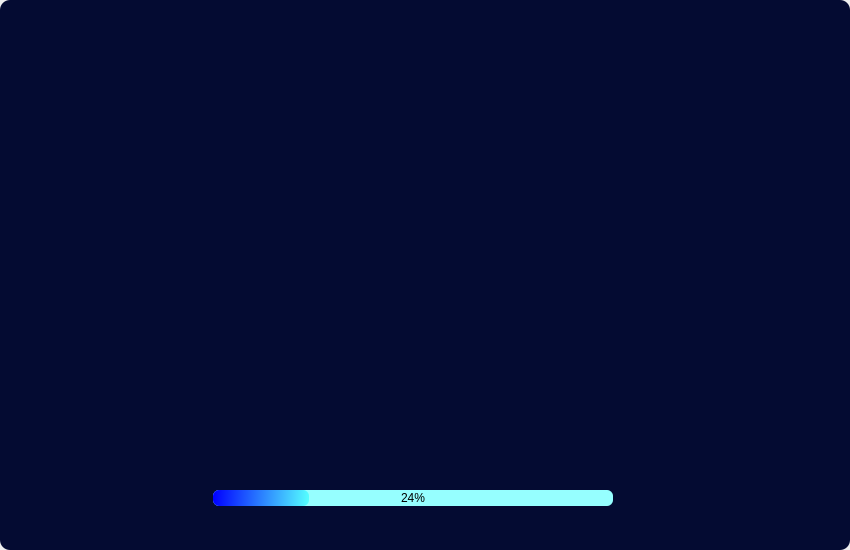
<?xml version="1.0" encoding="UTF-8"?>
<ui version="4.0">
 <class>splashscreen</class>
 <widget class="QMainWindow" name="splashscreen">
  <property name="geometry">
   <rect>
    <x>0</x>
    <y>0</y>
    <width>850</width>
    <height>550</height>
   </rect>
  </property>
  <property name="windowTitle">
   <string>MainWindow</string>
  </property>
  <widget class="QWidget" name="splashmain">
   <widget class="QLabel" name="BG">
    <property name="geometry">
     <rect>
      <x>0</x>
      <y>0</y>
      <width>850</width>
      <height>550</height>
     </rect>
    </property>
    <property name="styleSheet">
     <string notr="true">border-radius: 10px;
background-color: rgb(4, 11, 50);</string>
    </property>
    <property name="text">
     <string/>
    </property>
    <property name="scaledContents">
     <bool>true</bool>
    </property>
   </widget>
   <widget class="QLabel" name="Title">
    <property name="enabled">
     <bool>true</bool>
    </property>
    <property name="geometry">
     <rect>
      <x>0</x>
      <y>20</y>
      <width>850</width>
      <height>150</height>
     </rect>
    </property>
    <property name="styleSheet">
     <string notr="true">image: url(:/source/cooltext429693349130361.png);</string>
    </property>
    <property name="text">
     <string/>
    </property>
    <property name="alignment">
     <set>Qt::AlignCenter</set>
    </property>
   </widget>
   <widget class="QLabel" name="gif">
    <property name="geometry">
     <rect>
      <x>213</x>
      <y>160</y>
      <width>425</width>
      <height>310</height>
     </rect>
    </property>
    <property name="styleSheet">
     <string notr="true">image: url(:/source/ezgif.com-gif-maker.gif);</string>
    </property>
    <property name="frameShape">
     <enum>QFrame::NoFrame</enum>
    </property>
    <property name="text">
     <string/>
    </property>
    <property name="alignment">
     <set>Qt::AlignCenter</set>
    </property>
   </widget>
   <widget class="QProgressBar" name="progressBar">
    <property name="geometry">
     <rect>
      <x>213</x>
      <y>490</y>
      <width>400</width>
      <height>16</height>
     </rect>
    </property>
    <property name="styleSheet">
     <string notr="true"> QProgressBar{
background-color: rgb(150, 255, 255);
color: rgb(0,0,0);
border-style: none;
border-radius: 6px;
text-align : center;
}
QProgressBar::chunk{
border-radius: 6px;
	background-color: qlineargradient(spread:pad, x1:0, y1:0.545, x2:1, y2:0.557, stop:0 rgba(0, 0, 255, 255), stop:1 rgba(85, 255, 255, 255));
	
}</string>
    </property>
    <property name="value">
     <number>24</number>
    </property>
    <property name="alignment">
     <set>Qt::AlignCenter</set>
    </property>
   </widget>
  </widget>
 </widget>
 <resources>
  <include location="Splashscreen.qrc"/>
 </resources>
 <connections/>
</ui>
